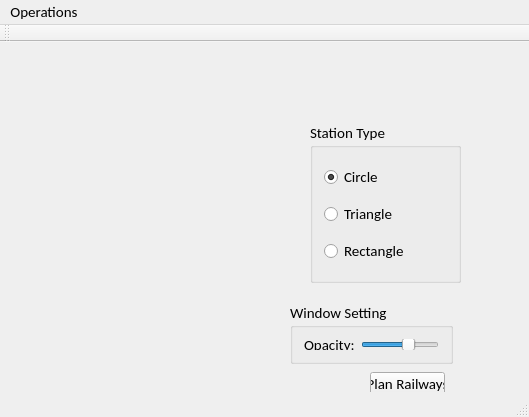
<?xml version="1.0" encoding="UTF-8"?>
<ui version="4.0">
 <class>MainWindow</class>
 <widget class="QMainWindow" name="MainWindow">
  <property name="geometry">
   <rect>
    <x>0</x>
    <y>0</y>
    <width>529</width>
    <height>417</height>
   </rect>
  </property>
  <property name="font">
   <font>
    <family>Calibri</family>
    <pointsize>11</pointsize>
   </font>
  </property>
  <property name="windowTitle">
   <string>Metro-helper</string>
  </property>
  <widget class="QWidget" name="central">
   <widget class="QGroupBox" name="typeBox">
    <property name="geometry">
     <rect>
      <x>310</x>
      <y>80</y>
      <width>151</width>
      <height>161</height>
     </rect>
    </property>
    <property name="title">
     <string>Station Type</string>
    </property>
    <layout class="QVBoxLayout" name="verticalLayout">
     <item>
      <widget class="QRadioButton" name="cirBtn">
       <property name="text">
        <string>Circle</string>
       </property>
       <property name="checked">
        <bool>true</bool>
       </property>
      </widget>
     </item>
     <item>
      <widget class="QRadioButton" name="triBtn">
       <property name="text">
        <string>Triangle</string>
       </property>
      </widget>
     </item>
     <item>
      <widget class="QRadioButton" name="rectBtn">
       <property name="text">
        <string>Rectangle</string>
       </property>
      </widget>
     </item>
    </layout>
   </widget>
   <widget class="QGroupBox" name="setBox">
    <property name="geometry">
     <rect>
      <x>290</x>
      <y>260</y>
      <width>163</width>
      <height>62</height>
     </rect>
    </property>
    <property name="title">
     <string>Window Setting</string>
    </property>
    <layout class="QVBoxLayout" name="verticalLayout_2">
     <item>
      <layout class="QHBoxLayout" name="horizontalLayout">
       <item>
        <widget class="QLabel" name="opaLab">
         <property name="text">
          <string>Opacity:</string>
         </property>
        </widget>
       </item>
       <item>
        <widget class="QSlider" name="opaSlider">
         <property name="minimum">
          <number>20</number>
         </property>
         <property name="value">
          <number>70</number>
         </property>
         <property name="orientation">
          <enum>Qt::Horizontal</enum>
         </property>
        </widget>
       </item>
      </layout>
     </item>
    </layout>
   </widget>
   <widget class="QPushButton" name="showBtn">
    <property name="geometry">
     <rect>
      <x>370</x>
      <y>330</y>
      <width>75</width>
      <height>23</height>
     </rect>
    </property>
    <property name="text">
     <string>Plan Railways</string>
    </property>
   </widget>
  </widget>
  <widget class="QMenuBar" name="menuBar">
   <property name="geometry">
    <rect>
     <x>0</x>
     <y>0</y>
     <width>529</width>
     <height>23</height>
    </rect>
   </property>
   <widget class="QMenu" name="menuOperation">
    <property name="title">
     <string>Operations</string>
    </property>
    <addaction name="actionCS"/>
   </widget>
   <addaction name="menuOperation"/>
  </widget>
  <widget class="QToolBar" name="mainToolBar">
   <attribute name="toolBarArea">
    <enum>TopToolBarArea</enum>
   </attribute>
   <attribute name="toolBarBreak">
    <bool>false</bool>
   </attribute>
  </widget>
  <widget class="QStatusBar" name="statusBar"/>
  <action name="actionCS">
   <property name="text">
    <string>Clean Screen</string>
   </property>
  </action>
 </widget>
 <layoutdefault spacing="6" margin="11"/>
 <resources/>
 <connections/>
</ui>
